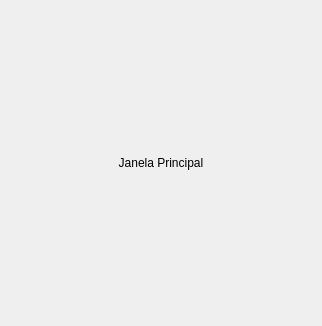
<?xml version="1.0" encoding="UTF-8"?>
<ui version="4.0">
 <class>MainWindow</class>
 <widget class="QMainWindow" name="MainWindow">
  <property name="geometry">
   <rect>
    <x>0</x>
    <y>0</y>
    <width>322</width>
    <height>326</height>
   </rect>
  </property>
  <property name="windowTitle">
   <string>MainWindow</string>
  </property>
  <widget class="QWidget" name="centralwidget">
   <layout class="QVBoxLayout" name="verticalLayout">
    <item>
     <widget class="QLabel" name="label">
      <property name="text">
       <string>Janela Principal</string>
      </property>
      <property name="alignment">
       <set>Qt::AlignCenter</set>
      </property>
     </widget>
    </item>
   </layout>
  </widget>
 </widget>
 <resources/>
 <connections/>
</ui>
